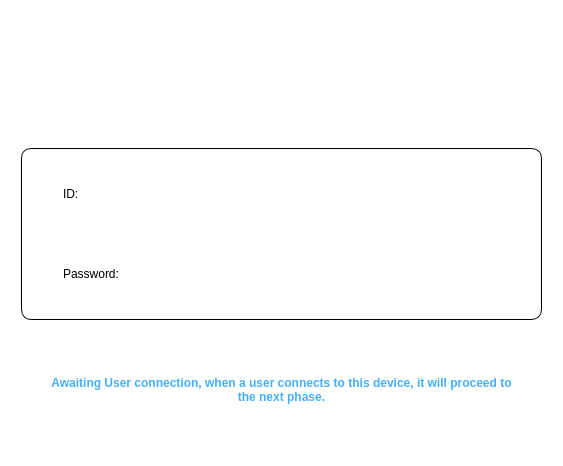
<?xml version="1.0" encoding="UTF-8"?>
<ui version="4.0">
 <class>Form</class>
 <widget class="QWidget" name="Form">
  <property name="geometry">
   <rect>
    <x>0</x>
    <y>0</y>
    <width>563</width>
    <height>466</height>
   </rect>
  </property>
  <property name="windowTitle">
   <string>Form</string>
  </property>
  <property name="styleSheet">
   <string notr="true">QWidget {
	background: white;
	padding: 30px;
	border-radius: 10px
}

QLabel#null_info {
	font: 14pt &quot;Calibri&quot;;
	font-weight: 500;
	color: rgb(70, 175, 255);
}

QLabel#dev_rid, QLabel#dev_password, QLabel#d_id, QLabel#d_pwd {
	color: black
}</string>
  </property>
  <layout class="QVBoxLayout" name="verticalLayout_2">
   <item>
    <spacer name="verticalSpacer_4">
     <property name="orientation">
      <enum>Qt::Vertical</enum>
     </property>
     <property name="sizeHint" stdset="0">
      <size>
       <width>20</width>
       <height>40</height>
      </size>
     </property>
    </spacer>
   </item>
   <item>
    <widget class="QWidget" name="widget" native="true">
     <layout class="QVBoxLayout" name="verticalLayout">
      <property name="leftMargin">
       <number>10</number>
      </property>
      <property name="topMargin">
       <number>0</number>
      </property>
      <property name="rightMargin">
       <number>10</number>
      </property>
      <property name="bottomMargin">
       <number>0</number>
      </property>
      <item>
       <spacer name="verticalSpacer_2">
        <property name="orientation">
         <enum>Qt::Vertical</enum>
        </property>
        <property name="sizeHint" stdset="0">
         <size>
          <width>20</width>
          <height>40</height>
         </size>
        </property>
       </spacer>
      </item>
      <item>
       <layout class="QHBoxLayout" name="horizontalLayout_3">
        <property name="topMargin">
         <number>10</number>
        </property>
        <item>
         <spacer name="horizontalSpacer">
          <property name="orientation">
           <enum>Qt::Horizontal</enum>
          </property>
          <property name="sizeHint" stdset="0">
           <size>
            <width>40</width>
            <height>20</height>
           </size>
          </property>
         </spacer>
        </item>
        <item>
         <widget class="QLabel" name="null_loader">
          <property name="sizePolicy">
           <sizepolicy hsizetype="Fixed" vsizetype="Fixed">
            <horstretch>0</horstretch>
            <verstretch>0</verstretch>
           </sizepolicy>
          </property>
          <property name="minimumSize">
           <size>
            <width>100</width>
            <height>100</height>
           </size>
          </property>
          <property name="maximumSize">
           <size>
            <width>250</width>
            <height>200</height>
           </size>
          </property>
          <property name="styleSheet">
           <string notr="true"/>
          </property>
          <property name="text">
           <string/>
          </property>
          <property name="alignment">
           <set>Qt::AlignCenter</set>
          </property>
         </widget>
        </item>
        <item>
         <spacer name="horizontalSpacer_2">
          <property name="orientation">
           <enum>Qt::Horizontal</enum>
          </property>
          <property name="sizeHint" stdset="0">
           <size>
            <width>40</width>
            <height>20</height>
           </size>
          </property>
         </spacer>
        </item>
       </layout>
      </item>
      <item>
       <widget class="QWidget" name="widget_2" native="true">
        <property name="sizePolicy">
         <sizepolicy hsizetype="MinimumExpanding" vsizetype="MinimumExpanding">
          <horstretch>0</horstretch>
          <verstretch>0</verstretch>
         </sizepolicy>
        </property>
        <property name="styleSheet">
         <string notr="true">#widget_2{
	border: 1px solid black
}</string>
        </property>
        <layout class="QVBoxLayout" name="verticalLayout_3">
         <item>
          <layout class="QHBoxLayout" name="horizontalLayout_2">
           <item>
            <widget class="QLabel" name="d_id">
             <property name="sizePolicy">
              <sizepolicy hsizetype="Fixed" vsizetype="Preferred">
               <horstretch>0</horstretch>
               <verstretch>0</verstretch>
              </sizepolicy>
             </property>
             <property name="minimumSize">
              <size>
               <width>0</width>
               <height>0</height>
              </size>
             </property>
             <property name="maximumSize">
              <size>
               <width>300</width>
               <height>16777215</height>
              </size>
             </property>
             <property name="text">
              <string>ID: </string>
             </property>
            </widget>
           </item>
           <item>
            <widget class="QLabel" name="dev_rid">
             <property name="sizePolicy">
              <sizepolicy hsizetype="MinimumExpanding" vsizetype="Preferred">
               <horstretch>0</horstretch>
               <verstretch>0</verstretch>
              </sizepolicy>
             </property>
             <property name="styleSheet">
              <string notr="true">width: 100%</string>
             </property>
             <property name="text">
              <string/>
             </property>
             <property name="alignment">
              <set>Qt::AlignRight|Qt::AlignTrailing|Qt::AlignVCenter</set>
             </property>
            </widget>
           </item>
          </layout>
         </item>
         <item>
          <layout class="QHBoxLayout" name="horizontalLayout">
           <item>
            <widget class="QLabel" name="d_pwd">
             <property name="sizePolicy">
              <sizepolicy hsizetype="Fixed" vsizetype="Preferred">
               <horstretch>0</horstretch>
               <verstretch>0</verstretch>
              </sizepolicy>
             </property>
             <property name="minimumSize">
              <size>
               <width>0</width>
               <height>0</height>
              </size>
             </property>
             <property name="maximumSize">
              <size>
               <width>300</width>
               <height>16777215</height>
              </size>
             </property>
             <property name="text">
              <string>Password: </string>
             </property>
            </widget>
           </item>
           <item>
            <widget class="QLabel" name="dev_password">
             <property name="sizePolicy">
              <sizepolicy hsizetype="MinimumExpanding" vsizetype="Preferred">
               <horstretch>0</horstretch>
               <verstretch>0</verstretch>
              </sizepolicy>
             </property>
             <property name="styleSheet">
              <string notr="true">width: 100%</string>
             </property>
             <property name="text">
              <string/>
             </property>
             <property name="alignment">
              <set>Qt::AlignRight|Qt::AlignTrailing|Qt::AlignVCenter</set>
             </property>
            </widget>
           </item>
          </layout>
         </item>
        </layout>
       </widget>
      </item>
      <item>
       <spacer name="verticalSpacer">
        <property name="orientation">
         <enum>Qt::Vertical</enum>
        </property>
        <property name="sizeHint" stdset="0">
         <size>
          <width>20</width>
          <height>40</height>
         </size>
        </property>
       </spacer>
      </item>
      <item>
       <widget class="QLabel" name="null_info">
        <property name="sizePolicy">
         <sizepolicy hsizetype="MinimumExpanding" vsizetype="Preferred">
          <horstretch>0</horstretch>
          <verstretch>0</verstretch>
         </sizepolicy>
        </property>
        <property name="minimumSize">
         <size>
          <width>0</width>
          <height>0</height>
         </size>
        </property>
        <property name="text">
         <string>Awaiting User connection, when a user connects to this device, it will proceed to the next phase.</string>
        </property>
        <property name="alignment">
         <set>Qt::AlignCenter</set>
        </property>
        <property name="wordWrap">
         <bool>true</bool>
        </property>
       </widget>
      </item>
      <item>
       <spacer name="verticalSpacer_3">
        <property name="orientation">
         <enum>Qt::Vertical</enum>
        </property>
        <property name="sizeHint" stdset="0">
         <size>
          <width>20</width>
          <height>40</height>
         </size>
        </property>
       </spacer>
      </item>
     </layout>
    </widget>
   </item>
   <item>
    <spacer name="verticalSpacer_5">
     <property name="orientation">
      <enum>Qt::Vertical</enum>
     </property>
     <property name="sizeHint" stdset="0">
      <size>
       <width>20</width>
       <height>40</height>
      </size>
     </property>
    </spacer>
   </item>
  </layout>
 </widget>
 <resources/>
 <connections/>
</ui>
